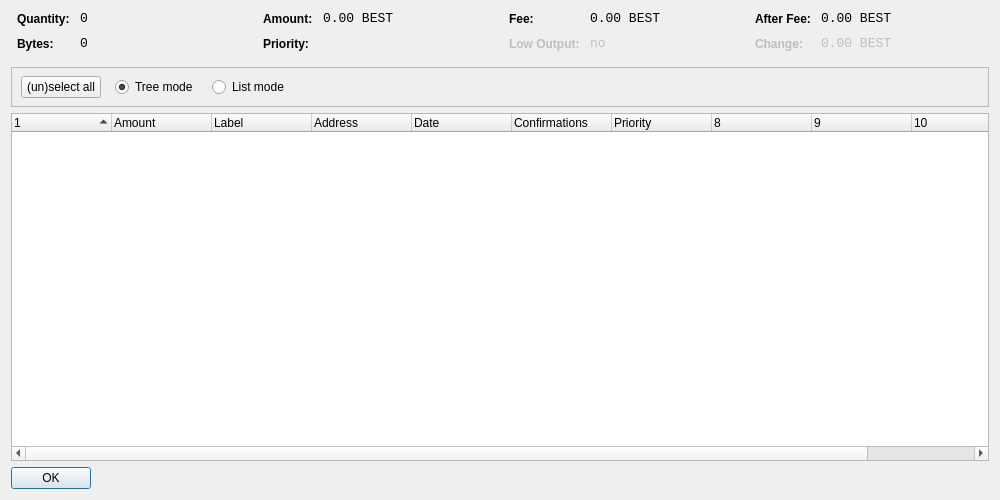
<?xml version="1.0" encoding="UTF-8"?>
<ui version="4.0">
 <class>CoinControlDialog</class>
 <widget class="QDialog" name="CoinControlDialog">
  <property name="geometry">
   <rect>
    <x>0</x>
    <y>0</y>
    <width>1000</width>
    <height>500</height>
   </rect>
  </property>
  <property name="windowTitle">
   <string>Coin Control</string>
  </property>
  <property name="styleSheet">
   <string notr="true">background-image: url(:/images/bkg2);</string>
  </property>
  <layout class="QVBoxLayout" name="verticalLayout">
   <item>
    <layout class="QHBoxLayout" name="horizontalLayoutTop" stretch="0,0,0,0">
     <property name="topMargin">
      <number>0</number>
     </property>
     <property name="bottomMargin">
      <number>10</number>
     </property>
     <item>
      <layout class="QFormLayout" name="formLayoutCoinControl1">
       <property name="horizontalSpacing">
        <number>10</number>
       </property>
       <property name="verticalSpacing">
        <number>10</number>
       </property>
       <property name="leftMargin">
        <number>6</number>
       </property>
       <property name="rightMargin">
        <number>6</number>
       </property>
       <item row="0" column="0">
        <widget class="QLabel" name="labelCoinControlQuantityText">
         <property name="styleSheet">
          <string notr="true">font-weight:bold;</string>
         </property>
         <property name="text">
          <string>Quantity:</string>
         </property>
        </widget>
       </item>
       <item row="0" column="1">
        <widget class="QLabel" name="labelCoinControlQuantity">
         <property name="font">
          <font>
           <family>Monospace</family>
           <pointsize>10</pointsize>
          </font>
         </property>
         <property name="cursor">
          <cursorShape>IBeamCursor</cursorShape>
         </property>
         <property name="contextMenuPolicy">
          <enum>Qt::ActionsContextMenu</enum>
         </property>
         <property name="text">
          <string notr="true">0</string>
         </property>
         <property name="textInteractionFlags">
          <set>Qt::LinksAccessibleByMouse|Qt::TextSelectableByKeyboard|Qt::TextSelectableByMouse</set>
         </property>
        </widget>
       </item>
       <item row="1" column="0">
        <widget class="QLabel" name="labelCoinControlBytesText">
         <property name="styleSheet">
          <string notr="true">font-weight:bold;</string>
         </property>
         <property name="text">
          <string>Bytes:</string>
         </property>
        </widget>
       </item>
       <item row="1" column="1">
        <widget class="QLabel" name="labelCoinControlBytes">
         <property name="font">
          <font>
           <family>Monospace</family>
           <pointsize>10</pointsize>
          </font>
         </property>
         <property name="cursor">
          <cursorShape>IBeamCursor</cursorShape>
         </property>
         <property name="contextMenuPolicy">
          <enum>Qt::ActionsContextMenu</enum>
         </property>
         <property name="text">
          <string notr="true">0</string>
         </property>
         <property name="textInteractionFlags">
          <set>Qt::LinksAccessibleByMouse|Qt::TextSelectableByKeyboard|Qt::TextSelectableByMouse</set>
         </property>
        </widget>
       </item>
      </layout>
     </item>
     <item>
      <layout class="QFormLayout" name="formLayoutCoinControl2">
       <property name="horizontalSpacing">
        <number>10</number>
       </property>
       <property name="verticalSpacing">
        <number>10</number>
       </property>
       <property name="leftMargin">
        <number>6</number>
       </property>
       <property name="rightMargin">
        <number>6</number>
       </property>
       <item row="0" column="0">
        <widget class="QLabel" name="labelCoinControlAmountText">
         <property name="styleSheet">
          <string notr="true">font-weight:bold;</string>
         </property>
         <property name="text">
          <string>Amount:</string>
         </property>
        </widget>
       </item>
       <item row="0" column="1">
        <widget class="QLabel" name="labelCoinControlAmount">
         <property name="font">
          <font>
           <family>Monospace</family>
           <pointsize>10</pointsize>
          </font>
         </property>
         <property name="cursor">
          <cursorShape>IBeamCursor</cursorShape>
         </property>
         <property name="contextMenuPolicy">
          <enum>Qt::ActionsContextMenu</enum>
         </property>
         <property name="text">
          <string notr="true">0.00 BEST</string>
         </property>
         <property name="textInteractionFlags">
          <set>Qt::LinksAccessibleByMouse|Qt::TextSelectableByKeyboard|Qt::TextSelectableByMouse</set>
         </property>
        </widget>
       </item>
       <item row="1" column="0">
        <widget class="QLabel" name="labelCoinControlPriorityText">
         <property name="styleSheet">
          <string notr="true">font-weight:bold;</string>
         </property>
         <property name="text">
          <string>Priority:</string>
         </property>
        </widget>
       </item>
       <item row="1" column="1">
        <widget class="QLabel" name="labelCoinControlPriority">
         <property name="font">
          <font>
           <family>Monospace</family>
           <pointsize>10</pointsize>
          </font>
         </property>
         <property name="cursor">
          <cursorShape>IBeamCursor</cursorShape>
         </property>
         <property name="contextMenuPolicy">
          <enum>Qt::ActionsContextMenu</enum>
         </property>
         <property name="text">
          <string/>
         </property>
         <property name="textInteractionFlags">
          <set>Qt::LinksAccessibleByMouse|Qt::TextSelectableByKeyboard|Qt::TextSelectableByMouse</set>
         </property>
        </widget>
       </item>
      </layout>
     </item>
     <item>
      <layout class="QFormLayout" name="formLayoutCoinControl3">
       <property name="horizontalSpacing">
        <number>10</number>
       </property>
       <property name="verticalSpacing">
        <number>10</number>
       </property>
       <property name="leftMargin">
        <number>6</number>
       </property>
       <property name="rightMargin">
        <number>6</number>
       </property>
       <item row="0" column="0">
        <widget class="QLabel" name="labelCoinControlFeeText">
         <property name="styleSheet">
          <string notr="true">font-weight:bold;</string>
         </property>
         <property name="text">
          <string>Fee:</string>
         </property>
        </widget>
       </item>
       <item row="0" column="1">
        <widget class="QLabel" name="labelCoinControlFee">
         <property name="font">
          <font>
           <family>Monospace</family>
           <pointsize>10</pointsize>
          </font>
         </property>
         <property name="cursor">
          <cursorShape>IBeamCursor</cursorShape>
         </property>
         <property name="contextMenuPolicy">
          <enum>Qt::ActionsContextMenu</enum>
         </property>
         <property name="text">
          <string notr="true">0.00 BEST</string>
         </property>
         <property name="textInteractionFlags">
          <set>Qt::LinksAccessibleByMouse|Qt::TextSelectableByKeyboard|Qt::TextSelectableByMouse</set>
         </property>
        </widget>
       </item>
       <item row="1" column="0">
        <widget class="QLabel" name="labelCoinControlLowOutputText">
         <property name="enabled">
          <bool>false</bool>
         </property>
         <property name="styleSheet">
          <string notr="true">font-weight:bold;</string>
         </property>
         <property name="text">
          <string>Low Output:</string>
         </property>
        </widget>
       </item>
       <item row="1" column="1">
        <widget class="QLabel" name="labelCoinControlLowOutput">
         <property name="enabled">
          <bool>false</bool>
         </property>
         <property name="font">
          <font>
           <family>Monospace</family>
           <pointsize>10</pointsize>
          </font>
         </property>
         <property name="cursor">
          <cursorShape>IBeamCursor</cursorShape>
         </property>
         <property name="contextMenuPolicy">
          <enum>Qt::ActionsContextMenu</enum>
         </property>
         <property name="text">
          <string notr="true">no</string>
         </property>
         <property name="textInteractionFlags">
          <set>Qt::LinksAccessibleByMouse|Qt::TextSelectableByKeyboard|Qt::TextSelectableByMouse</set>
         </property>
        </widget>
       </item>
      </layout>
     </item>
     <item>
      <layout class="QFormLayout" name="formLayoutCoinControl4">
       <property name="horizontalSpacing">
        <number>10</number>
       </property>
       <property name="verticalSpacing">
        <number>10</number>
       </property>
       <property name="leftMargin">
        <number>6</number>
       </property>
       <property name="rightMargin">
        <number>6</number>
       </property>
       <item row="0" column="0">
        <widget class="QLabel" name="labelCoinControlAfterFeeText">
         <property name="styleSheet">
          <string notr="true">font-weight:bold;</string>
         </property>
         <property name="text">
          <string>After Fee:</string>
         </property>
        </widget>
       </item>
       <item row="0" column="1">
        <widget class="QLabel" name="labelCoinControlAfterFee">
         <property name="font">
          <font>
           <family>Monospace</family>
           <pointsize>10</pointsize>
          </font>
         </property>
         <property name="cursor">
          <cursorShape>IBeamCursor</cursorShape>
         </property>
         <property name="contextMenuPolicy">
          <enum>Qt::ActionsContextMenu</enum>
         </property>
         <property name="text">
          <string notr="true">0.00 BEST</string>
         </property>
         <property name="textInteractionFlags">
          <set>Qt::LinksAccessibleByMouse|Qt::TextSelectableByKeyboard|Qt::TextSelectableByMouse</set>
         </property>
        </widget>
       </item>
       <item row="1" column="0">
        <widget class="QLabel" name="labelCoinControlChangeText">
         <property name="enabled">
          <bool>false</bool>
         </property>
         <property name="styleSheet">
          <string notr="true">font-weight:bold;</string>
         </property>
         <property name="text">
          <string>Change:</string>
         </property>
        </widget>
       </item>
       <item row="1" column="1">
        <widget class="QLabel" name="labelCoinControlChange">
         <property name="enabled">
          <bool>false</bool>
         </property>
         <property name="font">
          <font>
           <family>Monospace</family>
           <pointsize>10</pointsize>
          </font>
         </property>
         <property name="cursor">
          <cursorShape>IBeamCursor</cursorShape>
         </property>
         <property name="contextMenuPolicy">
          <enum>Qt::ActionsContextMenu</enum>
         </property>
         <property name="text">
          <string notr="true">0.00 BEST</string>
         </property>
         <property name="textInteractionFlags">
          <set>Qt::LinksAccessibleByMouse|Qt::TextSelectableByKeyboard|Qt::TextSelectableByMouse</set>
         </property>
        </widget>
       </item>
      </layout>
     </item>
    </layout>
   </item>
   <item>
    <widget class="QFrame" name="frame">
     <property name="minimumSize">
      <size>
       <width>0</width>
       <height>40</height>
      </size>
     </property>
     <property name="frameShape">
      <enum>QFrame::StyledPanel</enum>
     </property>
     <property name="frameShadow">
      <enum>QFrame::Sunken</enum>
     </property>
     <widget class="QWidget" name="horizontalLayoutWidget">
      <property name="geometry">
       <rect>
        <x>10</x>
        <y>0</y>
        <width>781</width>
        <height>41</height>
       </rect>
      </property>
      <layout class="QHBoxLayout" name="horizontalLayoutPanel" stretch="0,0,0,0">
       <property name="spacing">
        <number>14</number>
       </property>
       <item>
        <widget class="QPushButton" name="pushButtonSelectAll">
         <property name="sizePolicy">
          <sizepolicy hsizetype="Maximum" vsizetype="Fixed">
           <horstretch>0</horstretch>
           <verstretch>0</verstretch>
          </sizepolicy>
         </property>
         <property name="text">
          <string>(un)select all</string>
         </property>
        </widget>
       </item>
       <item>
        <widget class="QRadioButton" name="radioTreeMode">
         <property name="sizePolicy">
          <sizepolicy hsizetype="Maximum" vsizetype="Fixed">
           <horstretch>0</horstretch>
           <verstretch>0</verstretch>
          </sizepolicy>
         </property>
         <property name="text">
          <string>Tree mode</string>
         </property>
         <property name="checked">
          <bool>true</bool>
         </property>
        </widget>
       </item>
       <item>
        <widget class="QRadioButton" name="radioListMode">
         <property name="sizePolicy">
          <sizepolicy hsizetype="Maximum" vsizetype="Fixed">
           <horstretch>0</horstretch>
           <verstretch>0</verstretch>
          </sizepolicy>
         </property>
         <property name="text">
          <string>List mode</string>
         </property>
        </widget>
       </item>
       <item>
        <spacer name="horizontalSpacer">
         <property name="orientation">
          <enum>Qt::Horizontal</enum>
         </property>
         <property name="sizeHint" stdset="0">
          <size>
           <width>40</width>
           <height>20</height>
          </size>
         </property>
        </spacer>
       </item>
      </layout>
     </widget>
    </widget>
   </item>
   <item>
    <widget class="CoinControlTreeWidget" name="treeWidget">
     <property name="contextMenuPolicy">
      <enum>Qt::CustomContextMenu</enum>
     </property>
     <property name="sortingEnabled">
      <bool>false</bool>
     </property>
     <property name="columnCount">
      <number>11</number>
     </property>
     <attribute name="headerShowSortIndicator" stdset="0">
      <bool>true</bool>
     </attribute>
     <attribute name="headerStretchLastSection">
      <bool>false</bool>
     </attribute>
     <column>
      <property name="text">
       <string/>
      </property>
     </column>
     <column>
      <property name="text">
       <string>Amount</string>
      </property>
     </column>
     <column>
      <property name="text">
       <string>Label</string>
      </property>
     </column>
     <column>
      <property name="text">
       <string>Address</string>
      </property>
     </column>
     <column>
      <property name="text">
       <string>Date</string>
      </property>
     </column>
     <column>
      <property name="text">
       <string>Confirmations</string>
      </property>
      <property name="toolTip">
       <string>Confirmed</string>
      </property>
     </column>
     <column>
      <property name="text">
       <string>Priority</string>
      </property>
     </column>
     <column>
      <property name="text">
       <string/>
      </property>
     </column>
     <column>
      <property name="text">
       <string/>
      </property>
     </column>
     <column>
      <property name="text">
       <string/>
      </property>
     </column>
     <column>
      <property name="text">
       <string/>
      </property>
     </column>
    </widget>
   </item>
   <item>
    <widget class="QDialogButtonBox" name="buttonBox">
     <property name="sizePolicy">
      <sizepolicy hsizetype="Maximum" vsizetype="Fixed">
       <horstretch>0</horstretch>
       <verstretch>0</verstretch>
      </sizepolicy>
     </property>
     <property name="orientation">
      <enum>Qt::Horizontal</enum>
     </property>
     <property name="standardButtons">
      <set>QDialogButtonBox::Ok</set>
     </property>
    </widget>
   </item>
  </layout>
 </widget>
 <customwidgets>
  <customwidget>
   <class>CoinControlTreeWidget</class>
   <extends>QTreeWidget</extends>
   <header>coincontroltreewidget.h</header>
  </customwidget>
 </customwidgets>
 <resources/>
 <connections/>
</ui>
